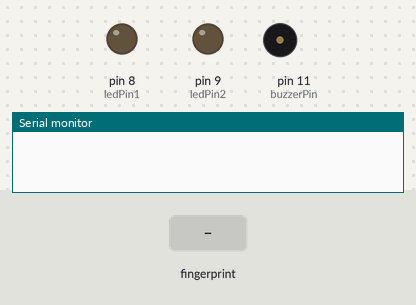
Bench run of a sketch on a simulated Arduino Mega 2560, built with avr-gcc and run on an emulated ATmega2560. Shown: output pins drawn as LEDs (lit = HIGH), buzzer (waves = sounding, pin HIGH), the last lines printed to the serial monitor. Inputs (shaded band) come from the test bench.

Above: at 2.3 s.
2.4 s: finger stored as number 1 placed on the sensor
At 3.0 s:
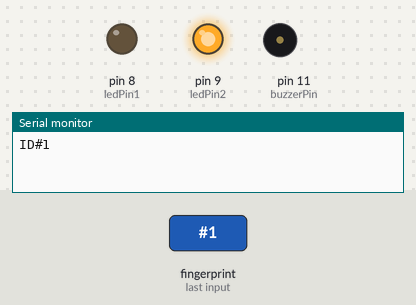
Timing chart, 0 to 5.4 s (numbered marks = the images above; inputs shaded):
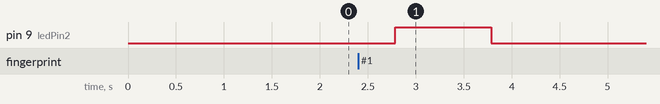

The sketch:

Entrance_Record_System.ino
```cpp
#include <Adafruit_Fingerprint.h>
#if (defined(__AVR__) || defined(ESP8266)) && !defined(__AVR_ATmega2560__)
SoftwareSerial mySerial(2, 3);
#else
#define mySerial Serial1
#endif
Adafruit_Fingerprint finger = Adafruit_Fingerprint(&mySerial);
const int ledPin1 = 8;
const int ledPin2 = 9;
const int buzzerPin = 11;
void setup()
{
  pinMode(ledPin1, OUTPUT);
  pinMode(ledPin2, OUTPUT);
  pinMode(buzzerPin, OUTPUT);
  Serial.begin(9600);
  while (!Serial);
  delay(100);
  finger.begin(57600);
  delay(5);
  if (finger.verifyPassword()) {
  } else {
    while (1) { delay(1); }
  }
  finger.getParameters();
  finger.getTemplateCount();
  if (finger.templateCount == 0) {
  }
  else {
  }
}
void loop()
{
  getFingerprintID();
  delay(50);
}
uint8_t getFingerprintID() {
  uint8_t p = finger.getImage();
  switch (p) {
    case FINGERPRINT_OK:
      break;
    case FINGERPRINT_NOFINGER:
      return p;
    case FINGERPRINT_PACKETRECIEVEERR:
      return p;
    case FINGERPRINT_IMAGEFAIL:
    digitalWrite(ledPin1, HIGH);
      digitalWrite(ledPin2, LOW);
      tone(buzzerPin, 1000, 200);
  delay(1000);
    digitalWrite(ledPin1, LOW);
      return p;
    default:
      return p;
  }
  p = finger.image2Tz();
  switch (p) {
    case FINGERPRINT_OK:
      break;
    case FINGERPRINT_IMAGEMESS:
     digitalWrite(ledPin1, HIGH);
      digitalWrite(ledPin2, LOW);
      tone(buzzerPin, 1000, 200);
  delay(1000);
    digitalWrite(ledPin1, LOW);
      return p;
    case FINGERPRINT_PACKETRECIEVEERR:
      return p;
    case FINGERPRINT_FEATUREFAIL:
    digitalWrite(ledPin1, HIGH);
      digitalWrite(ledPin2, LOW);
      tone(buzzerPin, 1000, 200);
  delay(1000);
    digitalWrite(ledPin1, LOW);
      return p;
    case FINGERPRINT_INVALIDIMAGE:
    digitalWrite(ledPin1, HIGH);
      digitalWrite(ledPin2, LOW);
      tone(buzzerPin, 1000, 200);
  delay(1000);
    digitalWrite(ledPin1, LOW);
      return p;
    default:
      return p;
  }
  p = finger.fingerSearch();
  if (p == FINGERPRINT_OK) {
  } else if (p == FINGERPRINT_PACKETRECIEVEERR) {
    return p;
  } else if (p == FINGERPRINT_NOTFOUND) {
    digitalWrite(ledPin1, HIGH);
      digitalWrite(ledPin2, LOW);
      tone(buzzerPin, 1000, 200);
  delay(1000);
    digitalWrite(ledPin1, LOW);
    return p;
  } else {
    return p;
  }
  Serial.print("ID#"); Serial.print(finger.fingerID);
digitalWrite(ledPin1, LOW);
  digitalWrite(ledPin2, HIGH);
  delay(1000);
  digitalWrite(ledPin2, LOW);
  return finger.fingerID;
}
int getFingerprintIDez() {
  uint8_t p = finger.getImage();
  if (p != FINGERPRINT_OK)  return -1;
  p = finger.image2Tz();
  if (p != FINGERPRINT_OK)  return -1;
  p = finger.fingerFastSearch();
  if (p != FINGERPRINT_OK)  return -1;
  Serial.print("ID #"); Serial.print(finger.fingerID);
  return finger.fingerID;
}
```

Measured:
- after the input at 2.4 s, pin 9 (ledPin2): LOW → HIGH after 0.39 s, → LOW 1.0 s later
